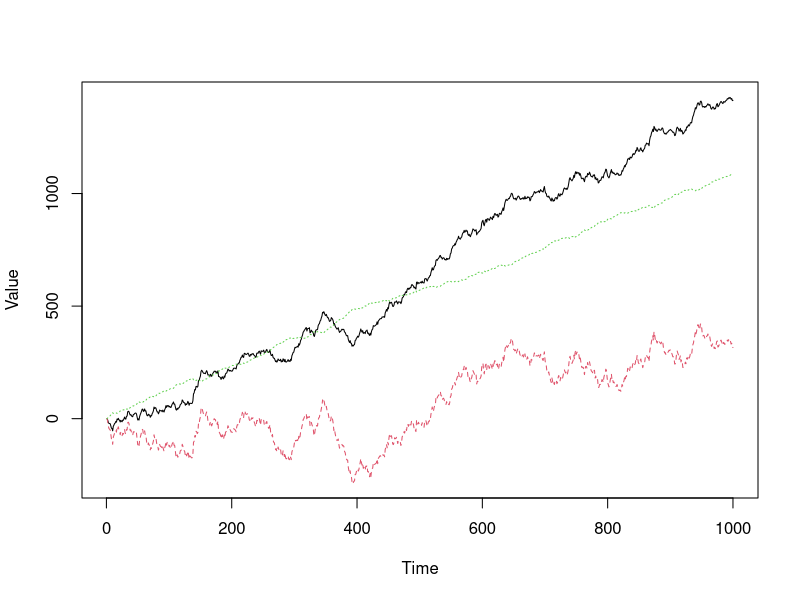

This chart was generated by the following R code:
"
The goal is to generate a multi-dimensional Brownian Motion.

We will create a d-dimensional BM.
"
require(MASS) # import mvrnorm()
n = 1000 # number of entries
d = 3 # dimension of B.M.
mu = matrix(runif(d, -5, 5), ncol= 1)

# This generates a d-dimensional standard normal vector.
# Z = mvrnorm(n=1, rep(0, d), diag(d))



"
This generates a d-dimensional integer-valued random matrix
that is SYMMETRIC POSITIVE-DEFINITE!!! Remember, this needs to be
such a matrix because we need a covariance matrix.
"
nrows = sample.int(d, 1)
ncols = d
problem_dim = max(nrows, ncols)

B_T = matrix(round(rnorm(n=nrows*ncols, 0, 10), 0), nrow=nrows, ncol=ncols)
B = t(B_T)
Sigma = B %*% t(B) + diag(problem_dim)*1e-6

# This is how to check that the matrix is symm pos-def.
sum(eigen(Sigma)$values > 0) == d



"
Multi-dimensional Brownian Motion: Random Walk Construction.
"
X = matrix(
  data = NA,
  nrow=d,
  ncol=n, dimnames = list(c(1:d), c(1:n)))

X[ , 1] = rep(0, d)
for ( i in 1:(n-1) ){
  Z = matrix(mvrnorm(n=1, rep(0, dim(B)[2]), diag(dim(B)[2])), ncol=1)
  X[ , i+1] = X[ , i]  +  mu * (i+1 - i)  +  sqrt(i+1 - i) * B %*% Z
}
# Just putting the (i+1 - i) in for pedagogical purposes.

# Apparently, (i in 1:n-1) actually makes i start from 0 and go to n-1 !!
# Never knew that.

matplot(t(X), type = "l", xlab = "Time", ylab = "Value")




















